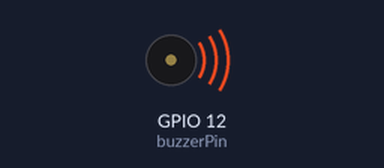
This sketch was run on a simulated ESP32. Shown: buzzer (waves = sounding).

Above: at 0.1 s.
At 33.6 s:
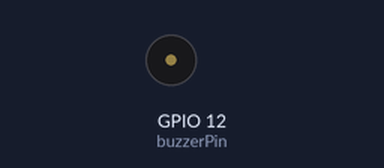
Timing chart, 0 to 36.1 s (numbered marks = the images above):
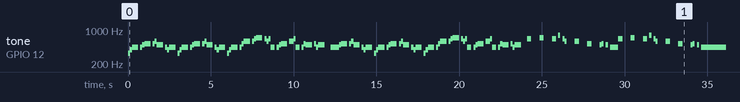

The sketch:

buzzersoundchange_esp32.ino
```cpp
const int buzzerPin = 12;
const int ledcChannel = 0;
const int songspeed = 1.5;

#define NOTE_C4  262
#define NOTE_D4  294
#define NOTE_E4  330
#define NOTE_F4  349
#define NOTE_G4  392
#define NOTE_A4  440
#define NOTE_B4  494
#define NOTE_C5  523
#define NOTE_D5  587
#define NOTE_E5  659
#define NOTE_F5  698
#define NOTE_G5  784
#define NOTE_A5  880
#define NOTE_B5  988

int notes[] = {
   NOTE_E4, NOTE_G4, NOTE_A4, NOTE_A4, 0,
   NOTE_A4, NOTE_B4, NOTE_C5, NOTE_C5, 0,
   NOTE_C5, NOTE_D5, NOTE_B4, NOTE_B4, 0,
   NOTE_A4, NOTE_G4, NOTE_A4, 0,

   NOTE_E4, NOTE_G4, NOTE_A4, NOTE_A4, 0,
   NOTE_A4, NOTE_B4, NOTE_C5, NOTE_C5, 0,
   NOTE_C5, NOTE_D5, NOTE_B4, NOTE_B4, 0,
   NOTE_A4, NOTE_G4, NOTE_A4, 0,

   NOTE_E4, NOTE_G4, NOTE_A4, NOTE_A4, 0,
   NOTE_A4, NOTE_C5, NOTE_D5, NOTE_D5, 0,
   NOTE_D5, NOTE_E5, NOTE_F5, NOTE_F5, 0,
   NOTE_E5, NOTE_D5, NOTE_E5, NOTE_A4, 0,

   NOTE_A4, NOTE_B4, NOTE_C5, NOTE_C5, 0,
   NOTE_D5, NOTE_E5, NOTE_A4, 0,
   NOTE_A4, NOTE_C5, NOTE_B4, NOTE_B4, 0,
   NOTE_C5, NOTE_A4, NOTE_B4, 0,

   NOTE_A4, NOTE_A4,
   //Repeat of first part
   NOTE_A4, NOTE_B4, NOTE_C5, NOTE_C5, 0,
   NOTE_C5, NOTE_D5, NOTE_B4, NOTE_B4, 0,
   NOTE_A4, NOTE_G4, NOTE_A4, 0,

   NOTE_E4, NOTE_G4, NOTE_A4, NOTE_A4, 0,
   NOTE_A4, NOTE_B4, NOTE_C5, NOTE_C5, 0,
   NOTE_C5, NOTE_D5, NOTE_B4, NOTE_B4, 0,
   NOTE_A4, NOTE_G4, NOTE_A4, 0,

   NOTE_E4, NOTE_G4, NOTE_A4, NOTE_A4, 0,
   NOTE_A4, NOTE_C5, NOTE_D5, NOTE_D5, 0,
   NOTE_D5, NOTE_E5, NOTE_F5, NOTE_F5, 0,
   NOTE_E5, NOTE_D5, NOTE_E5, NOTE_A4, 0,

   NOTE_A4, NOTE_B4, NOTE_C5, NOTE_C5, 0,
   NOTE_D5, NOTE_E5, NOTE_A4, 0,
   NOTE_A4, NOTE_C5, NOTE_B4, NOTE_B4, 0,
   NOTE_C5, NOTE_A4, NOTE_B4, 0,
   //End of Repeat

   NOTE_E5, 0, 0, NOTE_F5, 0, 0,
   NOTE_E5, NOTE_E5, 0, NOTE_G5, 0, NOTE_E5, NOTE_D5, 0, 0,
   NOTE_D5, 0, 0, NOTE_C5, 0, 0,
   NOTE_B4, NOTE_C5, 0, NOTE_B4, 0, NOTE_A4,

   NOTE_E5, 0, 0, NOTE_F5, 0, 0,
   NOTE_E5, NOTE_E5, 0, NOTE_G5, 0, NOTE_E5, NOTE_D5, 0, 0,
   NOTE_D5, 0, 0, NOTE_C5, 0, 0,
   NOTE_B4, NOTE_C5, 0, NOTE_B4, 0, NOTE_A4
};
//*****************************************
int durations[] = {         //duration of each note (in ms) Quarter Note is set to 250 ms
  125, 125, 250, 125, 125,
  125, 125, 250, 125, 125,
  125, 125, 250, 125, 125,
  125, 125, 375, 125,

  125, 125, 250, 125, 125,
  125, 125, 250, 125, 125,
  125, 125, 250, 125, 125,
  125, 125, 375, 125,

  125, 125, 250, 125, 125,
  125, 125, 250, 125, 125,
  125, 125, 250, 125, 125,
  125, 125, 125, 250, 125,

  125, 125, 250, 125, 125,
  250, 125, 250, 125,
  125, 125, 250, 125, 125,
  125, 125, 375, 375,

  250, 125,
  //Rpeat of First Part
  125, 125, 250, 125, 125,
  125, 125, 250, 125, 125,
  125, 125, 375, 125,

  125, 125, 250, 125, 125,
  125, 125, 250, 125, 125,
  125, 125, 250, 125, 125,
  125, 125, 375, 125,

  125, 125, 250, 125, 125,
  125, 125, 250, 125, 125,
  125, 125, 250, 125, 125,
  125, 125, 125, 250, 125,

  125, 125, 250, 125, 125,
  250, 125, 250, 125,
  125, 125, 250, 125, 125,
  125, 125, 375, 375,
  //End of Repeat

  250, 125, 375, 250, 125, 375,
  125, 125, 125, 125, 125, 125, 125, 125, 375,
  250, 125, 375, 250, 125, 375,
  125, 125, 125, 125, 125, 500,

  250, 125, 375, 250, 125, 375,
  125, 125, 125, 125, 125, 125, 125, 125, 375,
  250, 125, 375, 250, 125, 375,
  125, 125, 125, 125, 125, 500
};

void setup()
{
  const int totalNotes = sizeof(notes) / sizeof(int);
  // Loop through each note
  for (int i = 0; i < totalNotes; i++)
  {
    const int currentNote = notes[i];
    float wait = durations[i] / songspeed;
    // Play tone if currentNote is not 0 frequency, otherwise pause (noTone)
    if (currentNote != 0)
    {
      ledcSetup(ledcChannel, 4000, 8); // LEDC channel, frequency, resolution
      ledcAttachPin(buzzerPin, ledcChannel);
      ledcWriteTone(ledcChannel, currentNote);
    }
    else
    {
      ledcWriteTone(ledcChannel, 0);
    }
    // delay is used to wait for tone to finish playing before moving to next loop
    delay(wait);
  }
}

void loop()
{
  // Nothing in loop. Music only plays once.
  // You can click reset on the ESP32 to replay the song.
}
```
